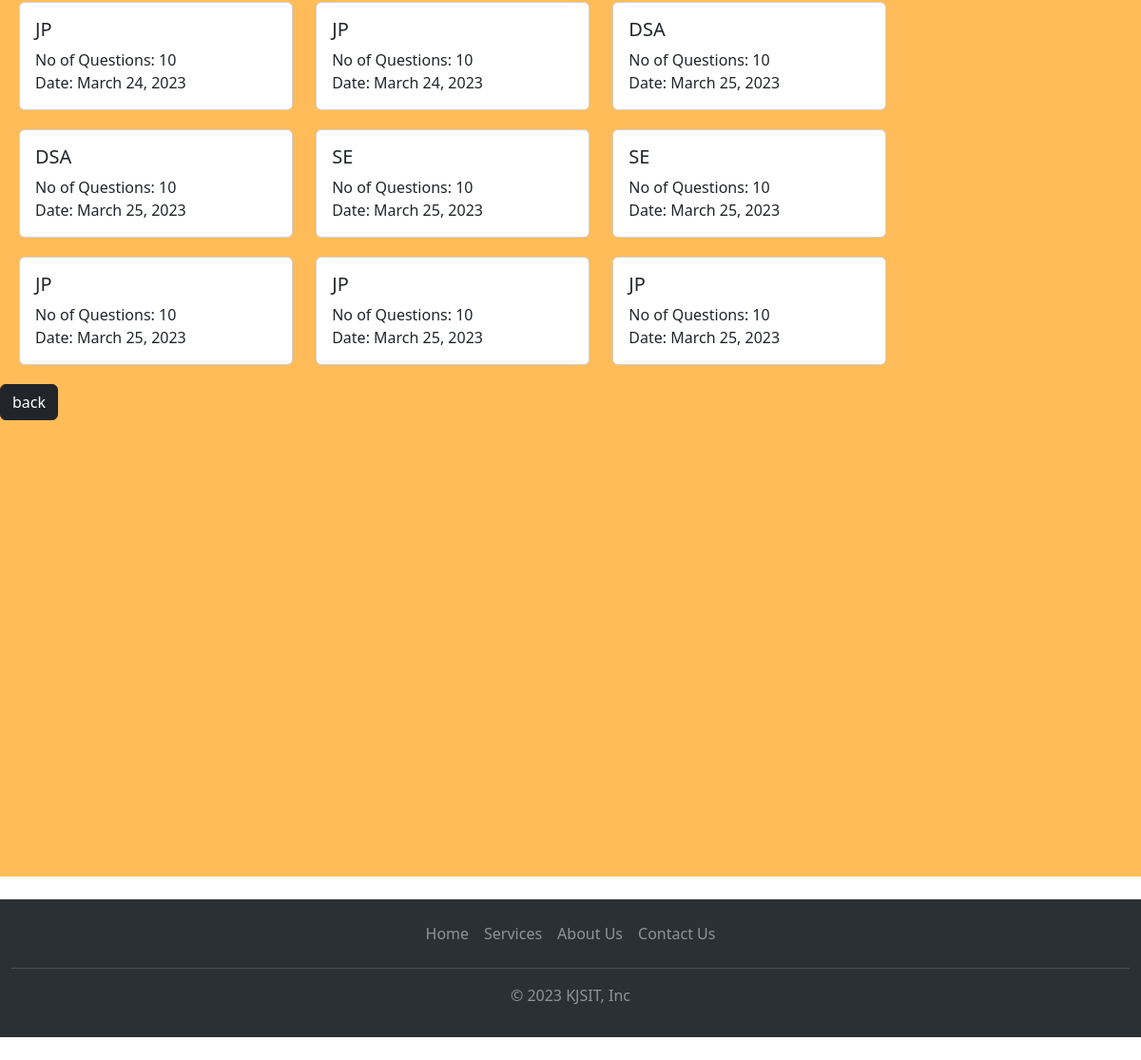
/schedule (signed in, lower part), run on an earlier commit of the app's database.
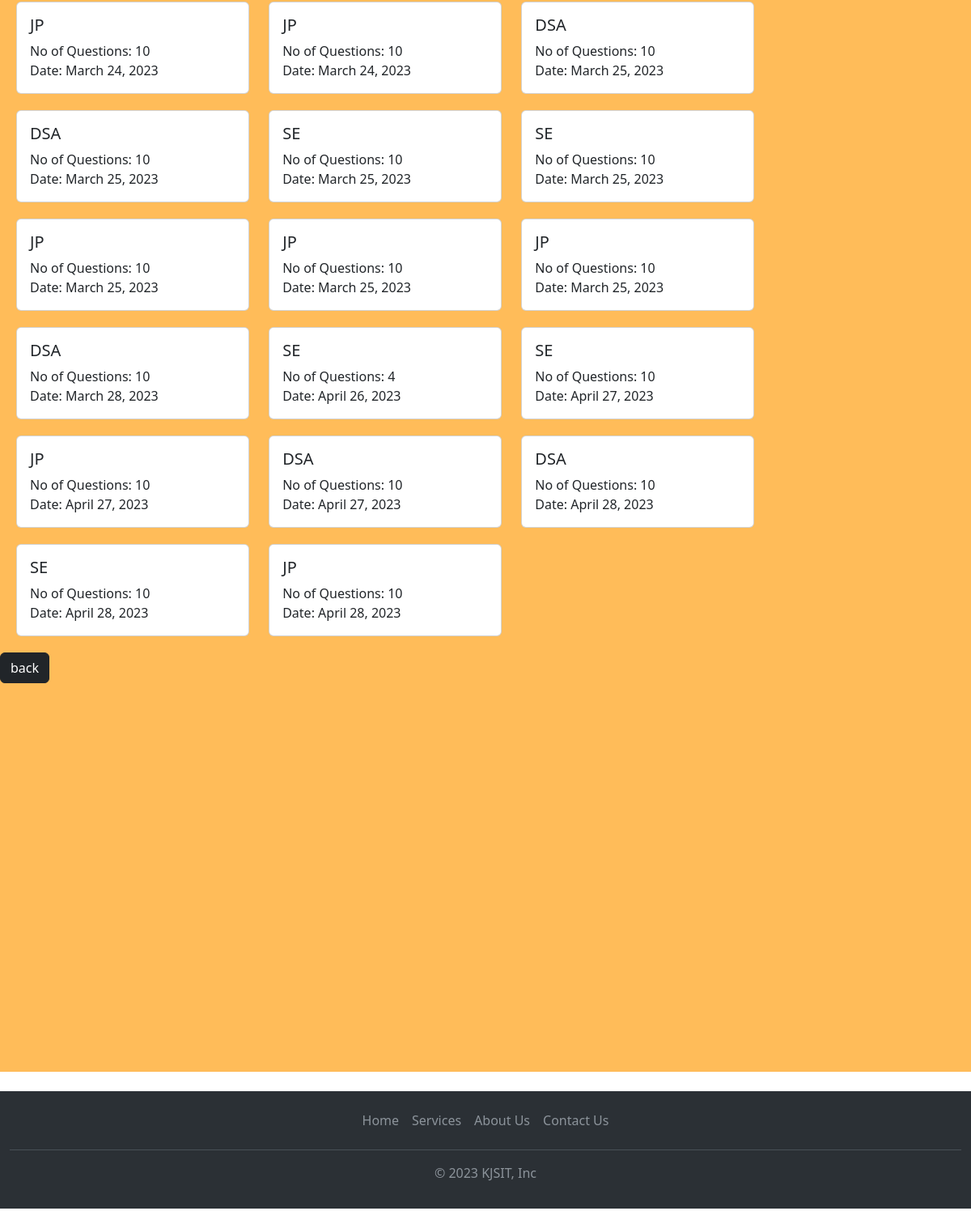
And on a later commit of the database.
### home/models.py (models this page shows)
class test(models.Model):
    subject=models.CharField(max_length=100)
    qno=models.IntegerField()
    datee=models.DateField()

### home/views.py (the view)
# urls.py: path('schedule',views.schedule, name='schedule'),
@login_required(login_url='loginstudent')
def schedule(request):
    data = test.objects.all()
    print(data)
    return render(request, 'student/schedule.html',{'data':data})

### templates/student/schedule.html (shortened to what this page needs)
{%extends 'student/baseDash.html' %}
{%block cssfile%}<link rel="stylesheet" href="/static/css/student/sched.css">{%endblock cssfile%}
{%block body%}
<section id="schedule">
        <div class="itemsss" style="margin:10px; display:inline-block;">
            {%for i in data%}
            <div class="" style="margin:10px; display:inline-block;">
                <div class="card" style="width: 18rem;" >
                    <div class="card-body">
                      <h5 class="card-title">{{i.subject}}</h5>
                      <p class="card-text">No of Questions: {{i.qno}}<br>Date: {{i.datee}}</p>
                    </div>
                  </div>
                </div>
            {%endfor%}
        </div>
        <div>
        <a class="btn btn-dark" href="/student2">back</a>
        </div>
        <br>
        <br>
        <br>
        <br>
        <br>
        <br>
        <br>
        <br>
        <br>
        <br>
        <br>
        <br>
        <br>
        <br>
        <br>
        <br>
        <br>
        <br>
        <br>
        <br>
      </section>
{%endblock body%}

### templates/student/baseDash.html (shortened to what this page needs)
<!doctype html>
<html lang="en">
  <head>
    {%block cssfile%}{%endblock cssfile%}
    <link href="https://cdn.jsdelivr.net/npm/bootstrap@5.3.0-alpha1/dist/css/bootstrap.min.css" rel="stylesheet">
  </head>
      {% block body %}
      {% endblock body %}
      <div class="container-fluid mx-0 bg-dark  bg-body-tertiary" data-bs-theme="dark">
        <footer class="py-3 my-4">
          <ul class="nav justify-content-center border-bottom pb-3 mb-3">
            <li class="nav-item"><a href="/" class="nav-link px-2 text-muted">Home</a></li>
            <li class="nav-item"><a href="/services" class="nav-link px-2 text-muted">Services</a></li>
            <li class="nav-item"><a href="/about" class="nav-link px-2 text-muted">About Us</a></li>
            <li class="nav-item"><a href="/contact" class="nav-link px-2 text-muted">Contact Us</a></li>
          </ul>
          <p class="text-center text-muted">&copy; 2023 KJSIT, Inc</p>
        </footer>
      </div>
</html>

### static/css/student/sched.css (style rules this page uses)
#schedule { background-color: #ffbc59; }

What changed in the data, as far as the page shows it:
added test: subject "DSA", qno "10", datee "March 28, 2023"
added test: subject "SE", qno "4", datee "April 26, 2023"
added test: subject "SE", qno "10", datee "April 27, 2023"
added test: subject "JP", qno "10", datee "April 27, 2023"
added test: subject "DSA", qno "10", datee "April 27, 2023"
added test: subject "DSA", qno "10", datee "April 28, 2023"
added test: subject "SE", qno "10", datee "April 28, 2023"
added test: subject "JP", qno "10", datee "April 28, 2023"
